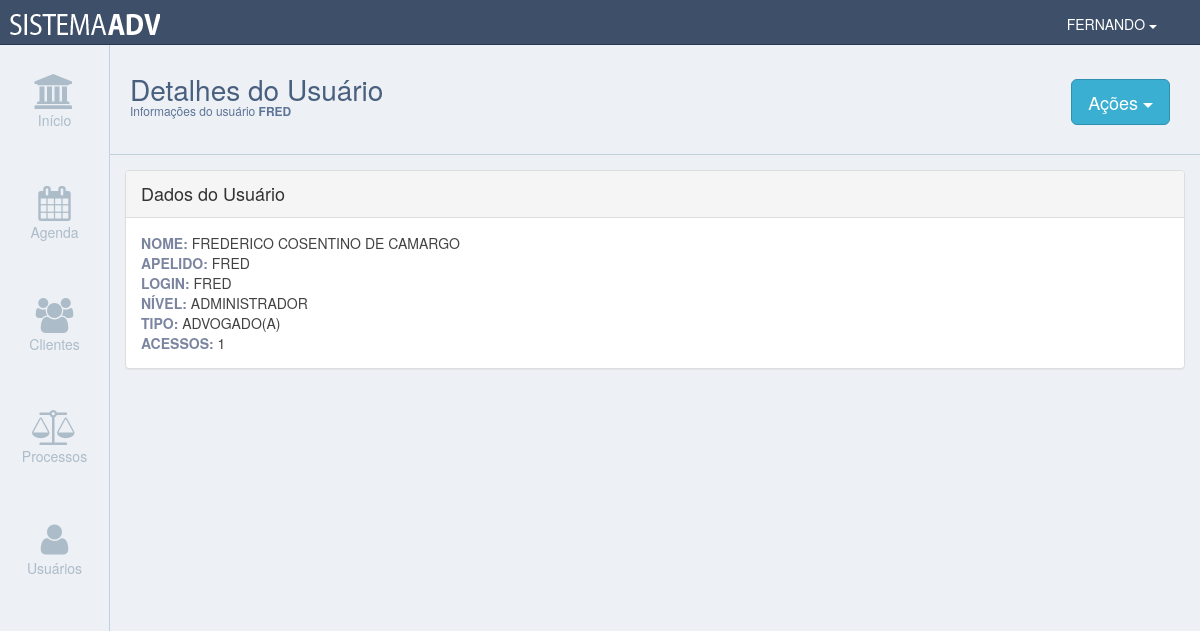
The page /detalheUsuario.php?codigo=56 (signed in) on the database its author committed.
### tables this page shows
CREATE TABLE IF NOT EXISTS `usuario` (
  `usuarioId` int(11) NOT NULL,
  `usuarioLogin` varchar(255) DEFAULT NULL,
  `usuarioSenha` varchar(255) DEFAULT NULL,
  `usuarioNome` varchar(255) DEFAULT NULL,
  `usuarioApelido` varchar(255) DEFAULT NULL,
  `usuarioNivel` int(11) DEFAULT NULL,
  `usuarioStatus` tinyint(1) DEFAULT '1',
  `usuarioTipo` int(11) DEFAULT NULL,
  `usuarioQtdAcesso` int(11) DEFAULT '0',
  `usuarioResetaSenha` tinyint(1) DEFAULT '0'
);

### php/detalUsuario.php (called while the page is built, shortened)
<?php require_once("dashboard.php"); ?>
<?php
   if (isset($_GET["codigo"]) ) {
    $usuarioId = $_GET["codigo"];
    }
    $consulta = "SELECT usuarioId, usuarioLogin, usuarioNome, usuarioApelido, usuarioNivel, usuarioTipo, usuarioStatus, usuarioQtdAcesso FROM usuario WHERE usuarioId = {$usuarioId} ";
    $detalhe = mysqli_query($conecta, $consulta);
        if ( !$detalhe ) {
            die("Falha no banco");
        } else {
            $dados_detalhe 				= mysqli_fetch_assoc($detalhe);
			$usuarioLogin				= $dados_detalhe["usuarioLogin"];
			$usuarioNome				= $dados_detalhe["usuarioNome"];
            $usuarioApelido  		    = $dados_detalhe["usuarioApelido"];
			$usuarioNivel    		    = $dados_detalhe["usuarioNivel"];
			$usuarioTipo    		    = $dados_detalhe["usuarioTipo"];
			$usuarioQtdAcesso    	    = $dados_detalhe["usuarioQtdAcesso"];
        }
?>

### detalheUsuario.php (the view, shortened to what this page needs)
<?php require_once("php/verificacaoNivel.php"); ?>
<?php require_once("php/detalUsuario.php"); ?>
<!doctype html>
<html>
 	<body>
    	<div id="conteudo">
   		<div class="container-fluid no-padding">
            <div class="header">
                <div class="titulo-box-texto">
                    <h3 class="titulo-texto">Detalhes do Usuário</h3>
                    <h5>Informações do usuário <strong><?php echo utf8_encode($usuarioApelido) ?></strong></h5>
                </div>
                <div class="titulo-box-botao">
                  <div class="btn-group">
                      <button type="button" class="btn btn-lg botao-menu-topo dropdown-toggle" data-toggle="dropdown" aria-haspopup="true" aria-expanded="false">Ações <span class="caret"></span>
                      </button>
                    </div>
                </div>
            </div>
            <div class="panel panel-default">
              <div class="panel-heading">Dados do Usuário</div>
              <div class="panel-body">
                    <div class="row">
                        <div class="col-md-12">
                            <span class="indiceEntrada">NOME: </span><span class="indiceValor"><?php echo utf8_encode($usuarioNome) ?></span>
                        </div>
                    </div>
                    <div class="row">
                        <div class="col-md-12">
                            <span class="indiceEntrada">APELIDO: </span><span class="indiceValor"><?php echo utf8_encode($usuarioApelido) ?></span>
                        </div>
                    </div>
                    <div class="row">
                        <div class="col-md-12">
                            <span class="indiceEntrada">LOGIN: </span><span class="indiceValor"><?php echo utf8_encode($usuarioLogin) ?></span>
                        </div>
                    </div>
                    <div class="row">
                        <div class="col-md-12">
                            <span class="indiceEntrada">NÍVEL: </span><span class="indiceValor"><?php if ($usuarioNivel < 2 ) {
                                                                                                    echo "USUÁRIO COMUM";
                                                                                                    } else {
                                                                                                    echo "ADMINISTRADOR"; }	 ?></span>
                        </div>
                    </div>
                    <div class="row">
                        <div class="col-md-12">
                            <span class="indiceEntrada">TIPO: </span><span class="indiceValor"><?php if ($usuarioTipo < 2 ) {
                                                                                                    echo "SECRETÁRIO(A)";
                                                                                                    } else {
                                                                                                    echo "ADVOGADO(A)"; }	 ?></span>
                        </div>
                    </div>
                    <div class="row">
                        <div class="col-md-12">
                            <span class="indiceEntrada">ACESSOS: </span><span class="indiceValor"><?php echo $usuarioQtdAcesso ?></span>
                        </div>
                    </div>
              </div>
            </div>
 	</body>
</html>

### css/pure-min.css (style rules this page uses)
html { font-family:sans-serif;-ms-text-size-adjust:100%;-webkit-text-size-adjust:100% }
body { margin:0 }
b,strong { font-weight:700 }
button,input,optgroup,select,textarea { color:inherit;font:inherit;margin:0 }
button { overflow:visible }
button,select { text-transform:none }
button,html input[type=button],input[type=reset],input[type=submit] { -webkit-appearance:button;cursor:pointer }

### css/estilo.css (style rules this page uses)
html, body { width: 100%; height: 100%; background-color: #edf0f5; overflow-x: hidden; }
.no-padding { padding-right: 0; padding-left: 0; padding-top: 0; padding-bottom: 0; }
#conteudo { width: calc(100% - 110px); height: calc(100% - 45px); position: absolute; top: 45px; left: 110px; background-color: #edf0f5; }
.header { width: 100%; height: 110px; background-color: #edf0f5; border-bottom: 1px solid #c1d2dc; }
.titulo-box-texto { width: auto; height: 110px; float: left; padding-left: 20px; padding-top: 20px; }
.titulo-box-botao { width: auto; height: 110px; float: right; line-height: 110px; margin-right: 30px; }
.titulo-texto { color: #485F7E; font-size: 28px; font-weight: 400; line-height: 9px; }
.botao-menu-topo { border: 1px solid #2e91b0; background-color: #3aafd2 !important; color: #FFF !important; }
h5 { font-size: 12px; color: #5C7496; }
.panel-default { margin-left: 15px; margin-right: 15px; margin-top: 15px; }
.panel-heading { color: #78879C; font-size: 18px; }
.indiceEntrada { color: #7B85A0; font-weight: 600; }
.indiceValor { color: #434343; font-weight: normal; }

### rows shown on the page
usuario: usuarioApelido "FRED", usuarioNome "FREDERICO COSENTINO DE CAMARGO", usuarioLogin "FRED", usuarioQtdAcesso "1"

### other values the page prints
utf8_encode($_SESSION['APELIDOUSER']) "FERNANDO"
